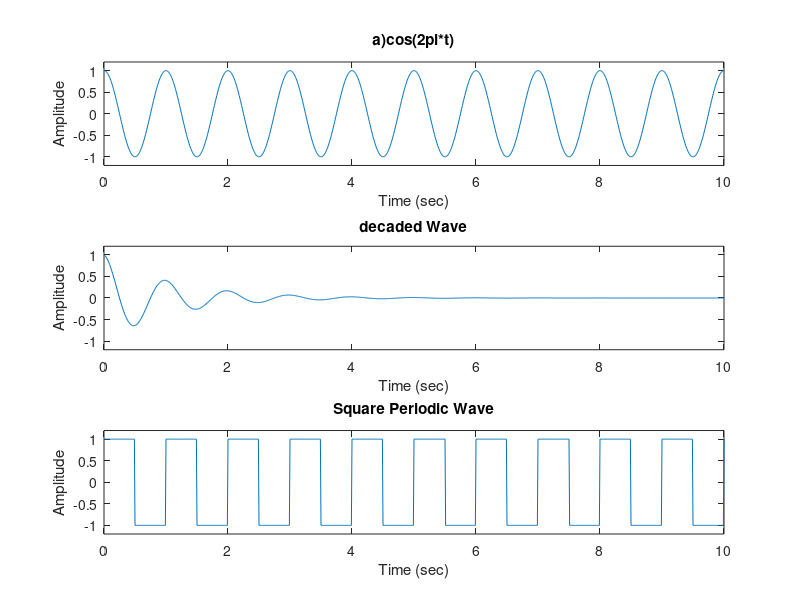

Source code (MATLAB):
fs = 100;
t = 0:1/fs:10;
x1 = cos (2*pi*t);
x2 = exp(-0.9*t).*cos(2*pi*t);
x3 = square(2*pi*t);
subplot(3,1,1)
plot(t,x1)
axis([0 10 -1.2 1.2])
xlabel('Time (sec)')
ylabel('Amplitude') 
title('a)cos(2pi*t)')

subplot(3,1,2)
plot(t,x2)
axis([0 10 -1.2 1.2])
xlabel('Time (sec)')
ylabel('Amplitude')
title('decaded Wave')

subplot(3,1,3)
plot(t,x3)
axis([0 10 -1.2 1.2])
xlabel('Time (sec)')
ylabel('Amplitude')
title('Square Periodic Wave')